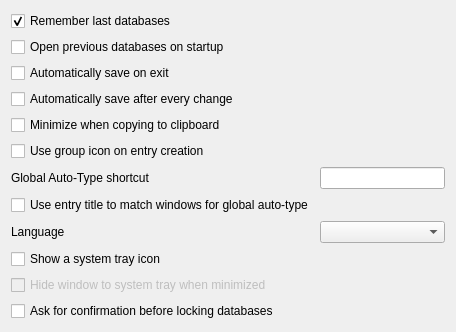
<?xml version="1.0" encoding="UTF-8"?>
<ui version="4.0">
 <class>SettingsWidgetGeneral</class>
 <widget class="QWidget" name="SettingsWidgetGeneral">
  <property name="geometry">
   <rect>
    <x>0</x>
    <y>0</y>
    <width>456</width>
    <height>313</height>
   </rect>
  </property>
  <layout class="QFormLayout" name="formLayout">
   <property name="fieldGrowthPolicy">
    <enum>QFormLayout::AllNonFixedFieldsGrow</enum>
   </property>
   <item row="0" column="0">
    <widget class="QCheckBox" name="rememberLastDatabasesCheckBox">
     <property name="text">
      <string>Remember last databases</string>
     </property>
     <property name="checked">
      <bool>true</bool>
     </property>
    </widget>
   </item>
   <item row="1" column="0">
    <widget class="QCheckBox" name="openPreviousDatabasesOnStartupCheckBox">
     <property name="text">
      <string>Open previous databases on startup</string>
     </property>
    </widget>
   </item>
   <item row="2" column="0">
    <widget class="QCheckBox" name="autoSaveOnExitCheckBox">
     <property name="text">
      <string>Automatically save on exit</string>
     </property>
    </widget>
   </item>
   <item row="3" column="0">
    <widget class="QCheckBox" name="autoSaveAfterEveryChangeCheckBox">
     <property name="text">
      <string>Automatically save after every change</string>
     </property>
    </widget>
   </item>
   <item row="4" column="0">
    <widget class="QCheckBox" name="minimizeOnCopyCheckBox">
     <property name="text">
      <string>Minimize when copying to clipboard</string>
     </property>
    </widget>
   </item>
   <item row="5" column="0">
    <widget class="QCheckBox" name="useGroupIconOnEntryCreationCheckBox">
     <property name="text">
      <string>Use group icon on entry creation</string>
     </property>
    </widget>
   </item>
   <item row="6" column="0">
    <widget class="QLabel" name="autoTypeShortcutLabel">
     <property name="text">
      <string>Global Auto-Type shortcut</string>
     </property>
    </widget>
   </item>
   <item row="6" column="1">
    <widget class="ShortcutWidget" name="autoTypeShortcutWidget"/>
   </item>
   <item row="7" column="0">
    <widget class="QCheckBox" name="autoTypeEntryTitleMatchCheckBox">
     <property name="text">
      <string>Use entry title to match windows for global auto-type</string>
     </property>
    </widget>
   </item>
   <item row="8" column="0">
    <widget class="QLabel" name="languageLabel">
     <property name="text">
      <string>Language</string>
     </property>
    </widget>
   </item>
   <item row="8" column="1">
    <widget class="QComboBox" name="languageComboBox"/>
   </item>
   <item row="9" column="0">
    <widget class="QCheckBox" name="systrayShowCheckBox">
     <property name="text">
      <string>Show a system tray icon</string>
     </property>
    </widget>
   </item>
   <item row="10" column="0">
    <widget class="QCheckBox" name="systrayMinimizeToTrayCheckBox">
     <property name="enabled">
      <bool>false</bool>
     </property>
     <property name="text">
      <string>Hide window to system tray when minimized</string>
     </property>
    </widget>
   </item>
   <item row="11" column="0">
    <widget class="QCheckBox" name="askForConfirmationBeforeLockingDatabasesCheckBox">
     <property name="text">
      <string>Ask for confirmation before locking databases</string>
     </property>
    </widget>
   </item>
  </layout>
 </widget>
 <customwidgets>
  <customwidget>
   <class>ShortcutWidget</class>
   <extends>QLineEdit</extends>
   <header>autotype/ShortcutWidget.h</header>
  </customwidget>
 </customwidgets>
 <tabstops>
  <tabstop>rememberLastDatabasesCheckBox</tabstop>
  <tabstop>openPreviousDatabasesOnStartupCheckBox</tabstop>
  <tabstop>autoSaveOnExitCheckBox</tabstop>
  <tabstop>autoSaveAfterEveryChangeCheckBox</tabstop>
  <tabstop>minimizeOnCopyCheckBox</tabstop>
  <tabstop>autoTypeShortcutWidget</tabstop>
 </tabstops>
 <resources/>
 <connections/>
</ui>
